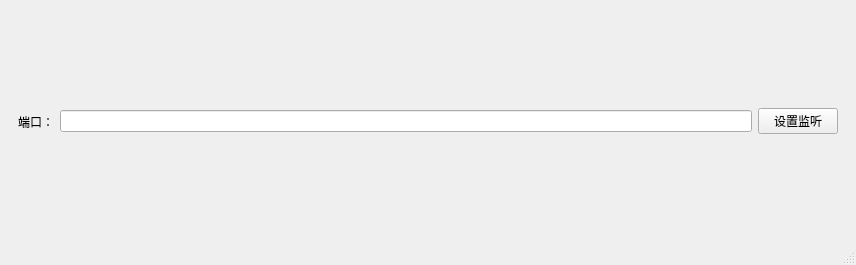
<?xml version="1.0" encoding="UTF-8"?>
<ui version="4.0">
 <class>MainWindow</class>
 <widget class="QMainWindow" name="MainWindow">
  <property name="geometry">
   <rect>
    <x>0</x>
    <y>0</y>
    <width>856</width>
    <height>265</height>
   </rect>
  </property>
  <property name="windowTitle">
   <string>MainWindow</string>
  </property>
  <widget class="QWidget" name="centralwidget">
   <layout class="QHBoxLayout" name="horizontalLayout_2">
    <item>
     <widget class="QWidget" name="widget" native="true">
      <layout class="QHBoxLayout" name="horizontalLayout">
       <item>
        <widget class="QLabel" name="label">
         <property name="text">
          <string>端口：</string>
         </property>
        </widget>
       </item>
       <item>
        <widget class="QLineEdit" name="port"/>
       </item>
       <item>
        <widget class="QPushButton" name="setListen">
         <property name="text">
          <string>设置监听</string>
         </property>
        </widget>
       </item>
      </layout>
     </widget>
    </item>
   </layout>
  </widget>
  <widget class="QStatusBar" name="statusbar"/>
 </widget>
 <resources/>
 <connections/>
</ui>
